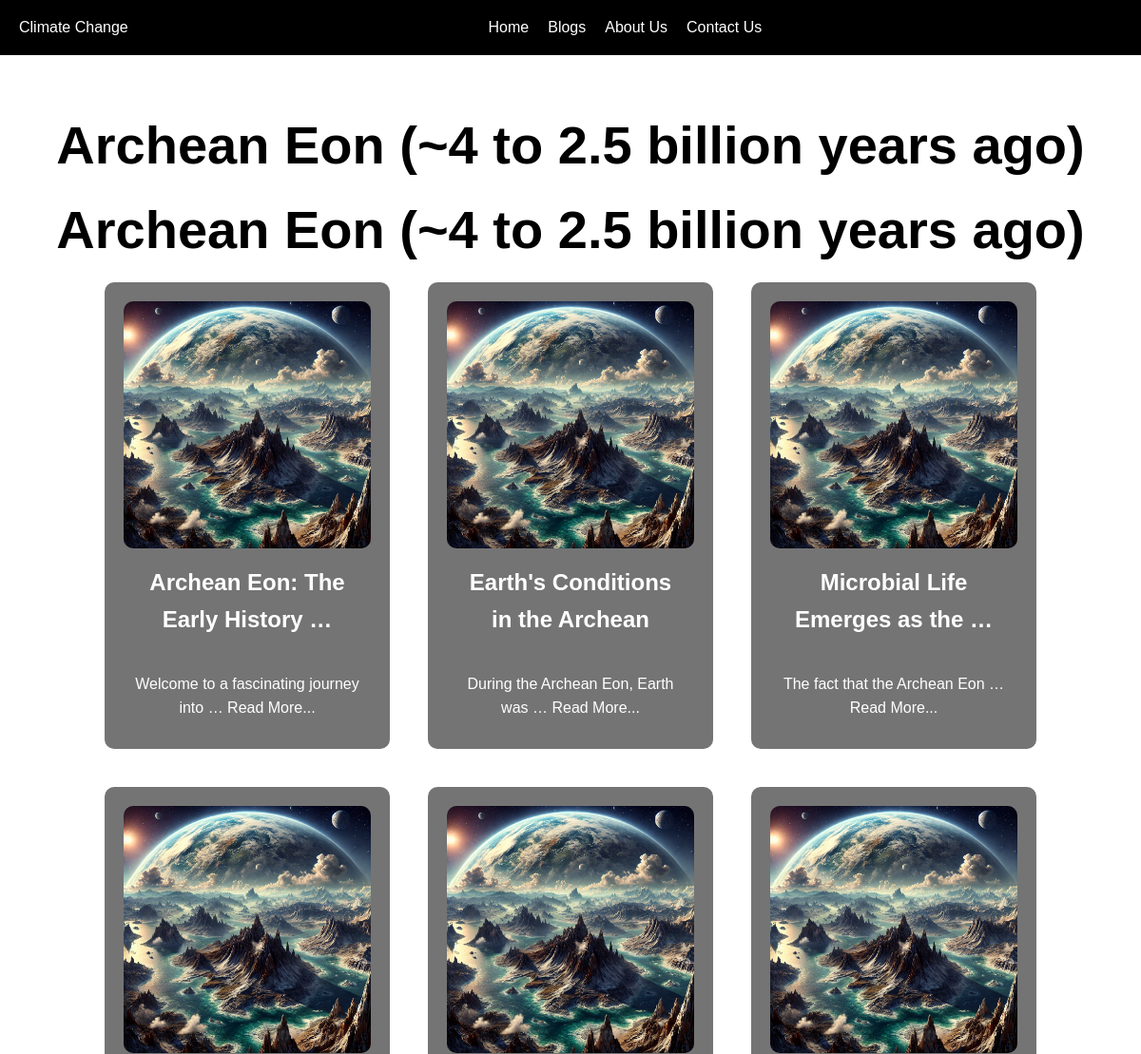
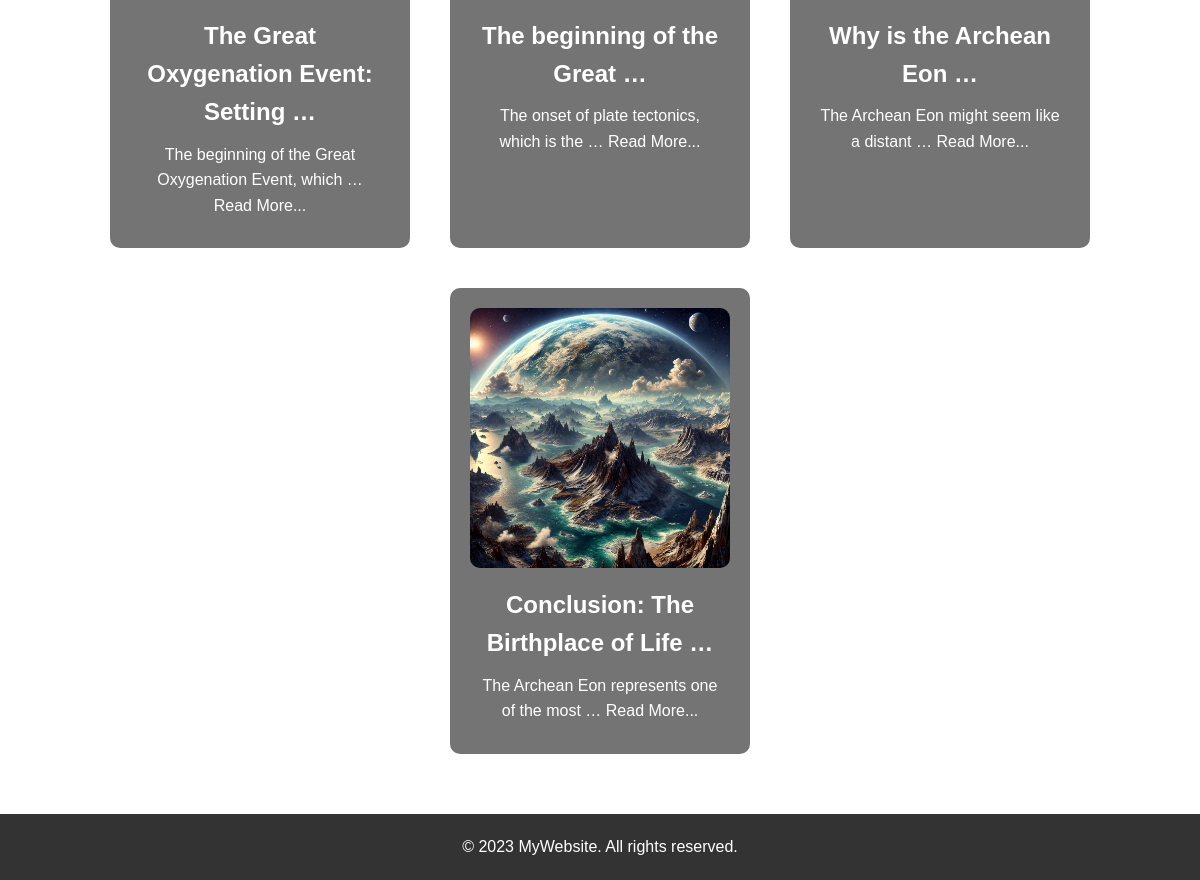
/blogs/archean-eon-4-to-25-billion-years-ago-archean-eon-4-to-25-billion-years-ago/, run on the app's committed database (2 pictures, top to bottom).
### mbaproj/models.py (models this page shows, shortened)
class Category(models.Model):
    name = models.CharField(max_length=100, unique=True)
    image = models.ImageField(upload_to ='category')
    slug = models.SlugField(max_length=100, unique=True, blank=True)
    class Meta:
        verbose_name = "Time Period"  # Singular name in the admin panel
        verbose_name_plural = "Time Periods"  # Plural name in the admin panel

class BlogPost(models.Model):
    title = models.CharField(max_length=200)
    feature_img = models.ImageField(upload_to ='blogs')
    content = RichTextUploadingField()  # Use CKEditor rich text field for rich content
    category = models.ForeignKey(Category, on_delete=models.CASCADE, related_name='blogs')
    author = models.CharField(max_length=100)
    created_at = models.DateTimeField(auto_now_add=True)
    updated_at = models.DateTimeField(auto_now=True)
    class Meta:
        verbose_name = "Event Occur"  # Singular name in the admin panel
        verbose_name_plural = "Even Occurs"  # Plural name in the admin panel

### mbaproj/views.py (the view)
# urls.py: path('blogs/<slug:category_slug>/', views.category_blogs, name='category_blogs'),
def category_blogs(request, category_slug):
    category = get_object_or_404(Category, slug=category_slug)  # Get the specific category using the slug
    blogs = BlogPost.objects.filter(category=category)  # Fetch blogs that belong to this category
    return render(request, 'category_blogss.html', {'category': category, 'blogs': blogs})

### mbaproj/templates/category_blogss.html (shortened to what this page needs)
{% extends "base.html" %}
{% load static %}
{% block innercontent %}
<section class="blog-categories" id="blogs">
    <div class="container">
        <h2 style="font-size: 350%;">{{ category.name }}</h2>
        <div class="category-box">
            {% for blog in blogs %}
            {% if category.slug %}
            <div class="category-item">
                <a href="{% url 'blog_detail' blog.id %}">
                    <img src="{{ blog.feature_img.url }}" alt="{{ blog.category.name}}">
                    <h3 class="blog-title">{{ blog.title | truncatewords:5 }}</h3>
                    <p class="blog-content">{{ blog.content|safe|truncatewords:8 }} Read More...</p>
                </a>
            </div>
            {% endif %}
            {% endfor %}
        </div>
    </div>
</section>
{% endblock %}

### mbaproj/templates/base.html (shortened to what this page needs)
<!DOCTYPE html>
<html lang="en">
{% load static  %}
<head>
    <link rel="stylesheet" href="{% static 'css/index.css' %}">
</head>
<body>
    <nav class="navbar">
        <div class="container">
            <div class="logo" >Climate Change</div>
            <ul class="nav-links">
                <li><a href="/">Home</a></li>
                <li><a href="/#blogs">Blogs</a></li>
                <li><a href="/aboutUs">About Us</a></li>
                <li><a href="/contactUs">Contact Us</a></li>
            </ul>
        </div>
    </nav>
{% block innercontent %}
{% endblock %}
    <footer>
        <div class="container">
            <p>&copy; 2023 MyWebsite. All rights reserved.</p>
        </div>
    </footer>
</body>
</html>

### mbaproj/static/css/index.css (style rules this page uses)
* { margin: 0; padding: 0; box-sizing: border-box; font-family: Arial, sans-serif; }
body { line-height: 1.6; }
.navbar { background: #000000; color: #fff; padding: 1rem 0; position: sticky; top: 0; width: 100%; }
.navbar .container { display: flex; justify-content: space-between; align-items: center; padding: 0 20px; }
.nav-links { list-style: none; display: flex; gap: 20px; }
.nav-links li a { color: #fff; text-decoration: none; transition: color 0.3s; }
.blog-categories { padding: 50px 20px; text-align: center; }
.blog-categories .category-box { display: flex; gap: 20px; justify-content: center; flex-wrap: wrap; }
.blog-categories .category-item { background: #747474; padding: 20px; border-radius: 10px; transition: transform 0.3s; width: 300px; margin: 10px; }
.blog-categories img { max-width: 100%; border-radius: 10px; }
footer { background: #333; color: #fff; text-align: center; padding: 20px 0; }

### mbaproj/templates/category_blogss.html (style rules this page uses)
.category-item a { text-decoration: none; }
.category-item h3 { margin: 10px; font-size: 1.5rem; color: #ffffff; text-align: center; }
.category-item p { margin: 10px; color: #ffffff; text-align: center; }

### data on the page
Category: name "Archean Eon (~4 to 2.5 billion years ago) Archean Eon (~4 to 2.5 billion years ago)"
BlogPost: feature_img (picture), title "Archean Eon: The Early History …", content "Welcome to a fascinating journey into …"
BlogPost: feature_img (picture), title "Earth's Conditions in the Archean", content "During the Archean Eon, Earth was …"
BlogPost: feature_img (picture), title "Microbial Life Emerges as the …", content "The fact that the Archean Eon …"
BlogPost: feature_img (picture), title "The Great Oxygenation Event: Setting …", content "The beginning of the Great Oxygenation Event, which …"
BlogPost: feature_img (picture), title "The beginning of the Great …", content "The onset of plate tectonics, which is the …"
BlogPost: feature_img (picture), title "Why is the Archean Eon …", content "The Archean Eon might seem like a distant …"
BlogPost: feature_img (picture), title "Conclusion: The Birthplace of Life …", content "The Archean Eon represents one of the most …"
